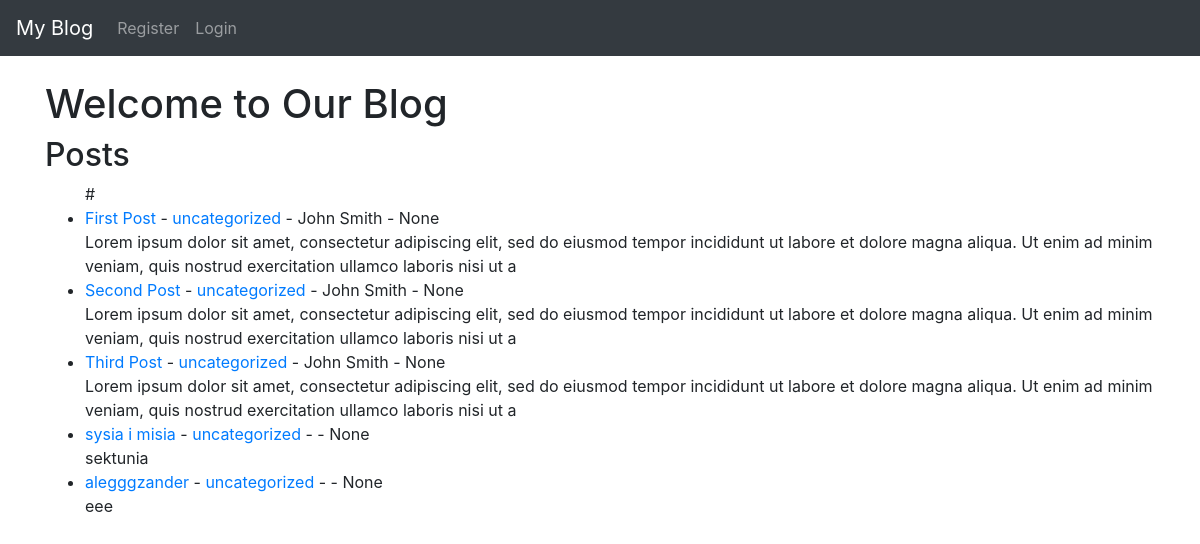
Before: / with the older database file.
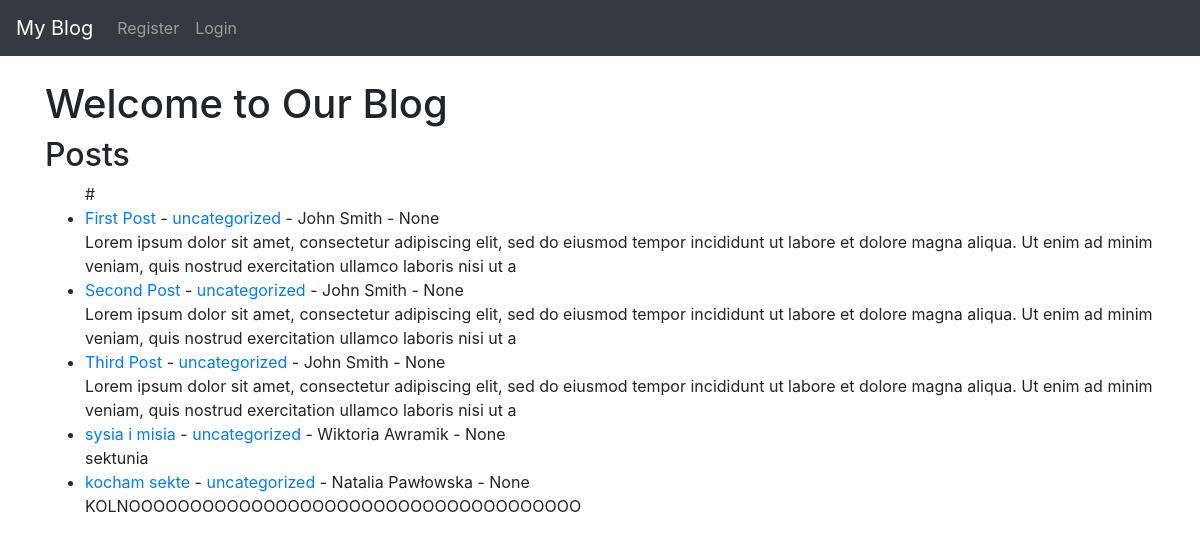
After: the same page with the newer database file.
### theblog/models.py (models this page shows, shortened)
class Post(models.Model):
    title = models.CharField(max_length=255)
    title_tag = models.CharField(max_length=255)
    author = models.ForeignKey(User, on_delete=models.CASCADE)
    body = models.TextField()
    category = models.CharField(max_length=255, default='uncategorized')
    created_at = models.DateTimeField(default=timezone.now)
    updated_at = models.DateTimeField(auto_now=True)
    post_date = models.DateField(auto_now_add=True)
    is_public = models.BooleanField(default=True)
    password = models.CharField(max_length=50, blank=True, null=True)
    image = models.ImageField(upload_to='images/', null=True, blank=True)
    media_link = models.URLField(max_length=200, null=True, blank=True)

### theblog/views.py (the view)
# urls.py: path('', HomeView.as_view(), name="home"),
class HomeView(ListView):
    model = Post
    template_name = 'home.html'
    ordering = ['-post_date']

### theblog/templates/home.html (shortened to what this page needs)
{% extends 'base.html' %}
{% block content %}
    <h1>Welcome to Our Blog</h1>
    <h2>Posts</h2>
<ul>
# {% for post in object_list %}
	<li><a href="{% url 'article-detail' post.pk %}">
        {{ post.title }}</a>
        - <a href="{% url 'category' post.category|slugify %}">{{ post.category }}</a>
        - {{ post.author.first_name }}
        {{ post.author.last_name }} -
		{{ post.post_date }} <br/>
	{{ post.body|slice:":200"|safe }}</li>
{% endfor %}
</ul>
{% endblock %}

### theblog/templates/base.html (shortened to what this page needs)
<!doctype html>
<html lang="en">
  <head>
    <link rel="stylesheet" href="https://cdn.jsdelivr.net/npm/bootstrap@4.6.2/dist/css/bootstrap.min.css">
  </head>
  <body>
  <nav class="navbar navbar-expand-lg navbar-dark bg-dark">
  <a class="navbar-brand" href="{% url 'home' %}">My Blog</a>
  <div class="collapse navbar-collapse" id="navbarSupportedContent">
    <ul class="navbar-nav mr-auto">
    {% if user.is_authenticated %}
      <li class="nav-item">
        <a class="nav-link" href="{% url 'add_post' %}">Add Post</a>
      </li>
      <li class="nav-item">
        <a class="nav-link" href="{% url 'add_category' %}">Add Category</a>
      </li>
      <li class="nav-item">
        <a class="nav-link" href="{% url 'logout' %}">Logout</a>
      </li>
    {% else %}
     <li class="nav-item">
        <a class="nav-link" href="{% url 'register' %}">Register</a>
     </li>
     <li class="nav-item">
        <a class="nav-link" href="{% url 'login' %}">Login</a>
     </li>
    {% endif %}
    </ul>
  </div>
</nav>
  <br/>
  <div class="container">
    {% block content %}
    {% endblock %}
  </div>
  </body>
</html>

Changed rows visible on the page:
removed Post: title "alegggzander", category "uncategorized", post_date "None", body "eee"
changed through a linked row, Post "sysia i misia": author.first_name (not shown) → "Wiktoria"; author.last_name (not shown) → "Awramik"
added Post: title "kocham sekte", category "uncategorized", author.first_name "Natalia", author.last_name "Pawłowska", post_date "None", body "KOLNOOOOOOOOOOOOOOOOOOOOOOOOOOOOOOOOOOOOO"
